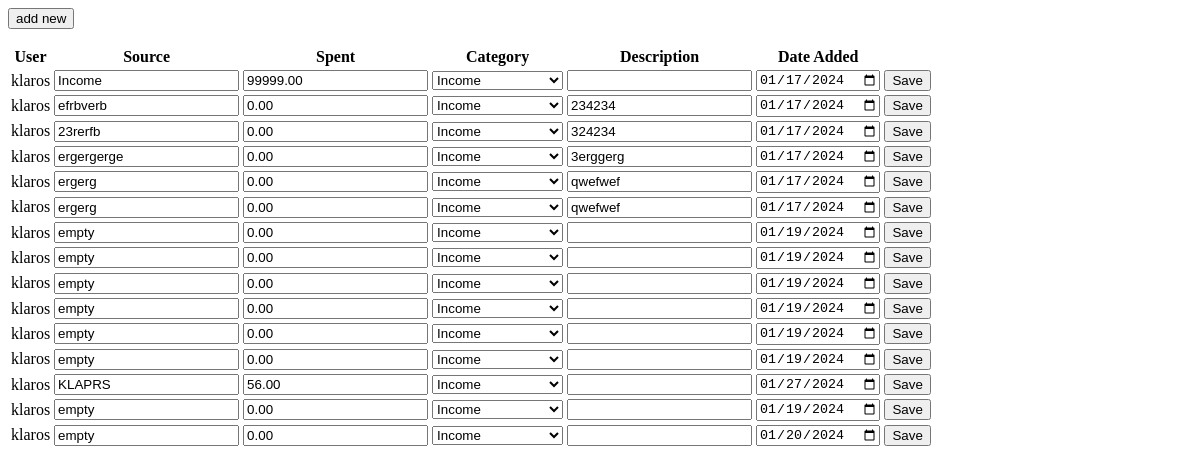
The app's page /payments/onetime/ (signed in), older data.
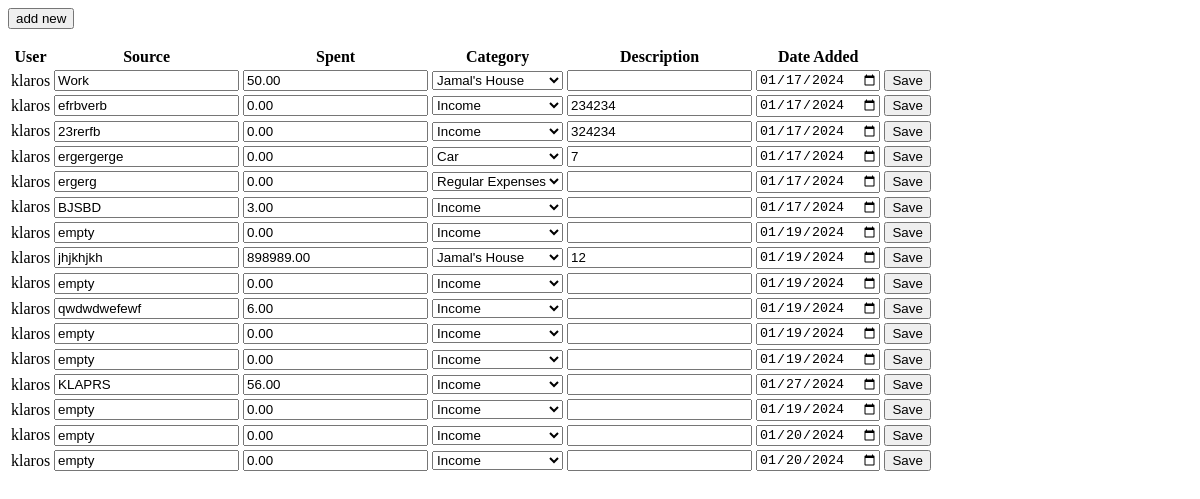
The same page, newer data.
### bucketapp/models.py (models this page shows)
class BasePayment(models.Model):
    budget_id = models.BigAutoField(primary_key=True)
    user = models.ForeignKey(User, on_delete=models.CASCADE)
    source = models.CharField(max_length=100, default='empty')  # source or name
    spent = models.DecimalField(max_digits=10, decimal_places=2, default=0.0)
    category = models.ForeignKey('Category', on_delete=models.CASCADE)
    date_received = models.DateField(default=timezone.now)
    description = models.TextField(blank=True)
    class Meta:
        abstract = True  # This makes BasePayment an abstract base class

class OneTimePayment(BasePayment):
    pass  # No additional fields needed for one-time payments

class Category(models.Model):
    category_id = models.BigAutoField(primary_key=True)
    category_user = models.ForeignKey(User, on_delete=models.CASCADE)
    category_name = models.CharField(max_length=15)
    category_privacy = models.BooleanField()
    budgeted = models.DecimalField(max_digits=10, decimal_places=2, default=0.0)
    spent = models.DecimalField(max_digits=10, decimal_places=2, default=0.0)
    balance = models.DecimalField(max_digits=10, decimal_places=2, default=0.0)
    def __str__(self):
        return self.category_name

### bucketapp/views/management/onetime.py (the view, shortened to what this page needs)
# urls.py: path('payments/onetime/', OneTimePaymentView.as_view(), name='add_onetime_payment'),
class OneTimePaymentView(LoginRequiredMixin, View):
    def __init__(self, **kwargs):
        super().__init__(**kwargs)
        self.template_name = 'bucketapp/payment_view.html'
        self.function_mapping = {
            "save": self.save_payment,
            "add_new": self.add_new_payment,
            "delete": self.delete_payment,
        }
    def get(self, request):
        onetime_payments = OneTimePayment.objects.filter(user=request.user)
        categories = Category.objects.filter(category_user=request.user)
        return render(request, self.template_name, {
            'payment_form': OneTimePaymentForm(),
            'payment_records': onetime_payments,
            'payment_name': 'onetime_payment',
            'categories': categories,
        })

### bucketapp/views/management/forms.py
class OneTimePaymentForm(forms.ModelForm):
    class Meta:
        model = OneTimePayment
        fields = '__all__'
        exclude = ['user']
    def __init__(self, *args, **kwargs):
        user = kwargs.pop('user', None)
        super(OneTimePaymentForm, self).__init__(*args, **kwargs)
        if user:
            self.fields['category'].queryset = Category.objects.filter(category_user=user)

### bucketapp/templates/bucketapp/payment_view.html (shortened to what this page needs)
<body>
<form method="post">
    <button name="submit" value="add_new">add new</button>
</form>
    <table>
        <tr>
            <th>User</th>
            <th>Source</th>
            <th>Spent</th>
            <th>Category</th>
            <th>Description</th>
            <th>Date Added</th>
        {% for payment in payment_records %}
        </tr>
            <form method="post">
                <tr>
                <td>{{ payment.user }}</td>
                <td>
                    <input type="text" name="name" value="{{ payment.source }}" />
                </td>
                <td>
                    <input type="number" name="spent" value="{{ payment.spent }}">
                </td>
                    <td>
                    <select type="text" name="category">
                        <option value="{{ payment.category }}">{{ payment.category.category_name }}</option>
                    </select>
                </td>
                <td>
                    <input type="text" name="description" value="{{ payment.description }}">
                </td>
                <td>
                    <input type="date" name="date" value='{{ payment.date_received|date:"Y-m-d"  }}'>
                </td>
                <td>
                    <button name="submit" value="save" type="submit" onclick="saveRow({{ payment.id }});">Save</button>
                </td>
                <td>
                </td>
            </form>
        {% endfor %}
    </table>
</body>

Row changes from the older to the newer data that the page shows:
changed OneTimePayment: name "Income" → "Work"; spent "99999.00" → "50.00"; category "Income" → "Jamal's House"
changed OneTimePayment "ergergerge": category "Income" → "Car"; description "3erggerg" → "7"
changed OneTimePayment "ergerg": category "Income" → "Regular Expenses"; description "qwefwef" → (not shown)
changed OneTimePayment: name "ergerg" → "BJSBD"; spent "0.00" → "3.00"; description "qwefwef" → (not shown)
changed OneTimePayment: name "empty" → "jhjkhjkh"; spent "0.00" → "898989.00"; category "Income" → "Jamal's House"; description (not shown) → "12"
changed OneTimePayment: name "empty" → "qwdwdwefewf"; spent "0.00" → "6.00"
added OneTimePayment: user "klaros", name "empty", spent "0.00", category "Income", date "01/20/2024"
